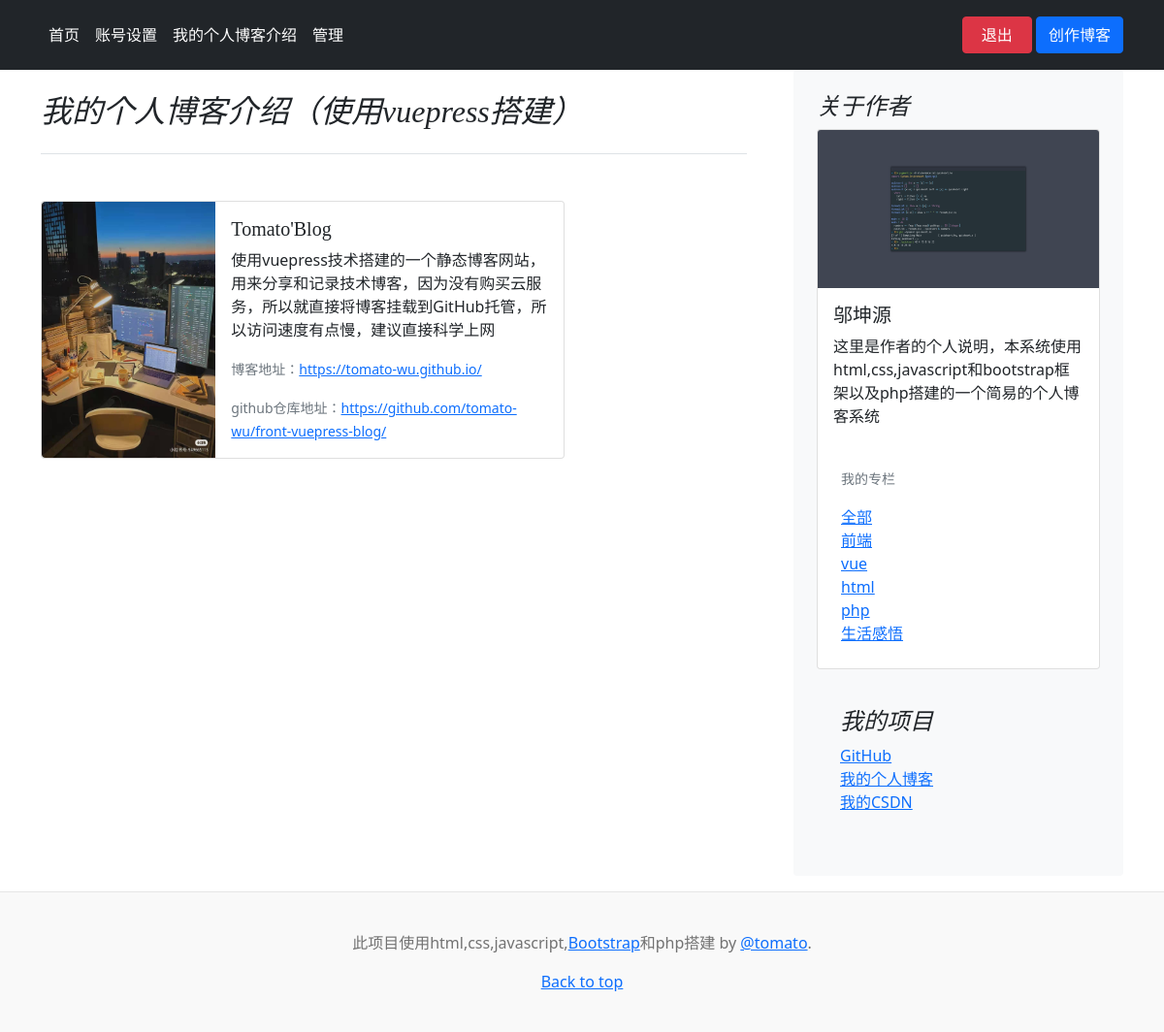
The page /BlogHomePage/BlogHomePage.php?type=TomatoBlog (signed in) on the database its author committed.
### tables this page shows
CREATE TABLE `users` (
  `userName` char(20) NOT NULL,
  `password` char(220) NOT NULL,
  `name` varchar(30) DEFAULT NULL,
  `info` varchar(500) DEFAULT NULL COMMENT '个人简介'
);

CREATE TABLE `blog_type` (
  `type_id` int(20) NOT NULL COMMENT '主键',
  `userName` char(20) DEFAULT NULL COMMENT '作者账号',
  `type` varchar(40) DEFAULT NULL COMMENT '类别'
);

### BlogHomePage/aboutMe.php (the view, shortened to what this page needs)
<div class="col-md-4">
  <div class="position-sticky" style="top: 2rem;">
    <div class="p-4 mb-3 bg-light rounded">
      <h4 class="fst-italic">关于作者</h4>
      <div class="card mb-3">
        <img src="../assets/images/code.png" class="card-img-top" alt="...">
        <div class="card-body">
          <h5 class="card-title"><?php echo $name; ?></h5>
          <p class="card-text"><?php echo $info; ?></p>
        </div>
        <div class="p-4">
          <p class="card-text"><small class="text-muted">我的专栏</small></p>
          <ol class="list-unstyled mb-0">
            <li><a href='./BlogHomePage.php?type=myblog'>全部</a></li>
            <?php
            $sql = "SELECT * FROM blog_type where userName=$userName";
            $result = mysqli_query($conn, $sql);
            while ($row = mysqli_fetch_array($result)) {
              $blogType = $row['type'];
              echo "<li><a href='BlogHomePage.php?blogType=$blogType'>$blogType</a></li>";
            }
            ?>
          </ol>
        </div>
      </div>
      <div class="p-4">
        <h4 class="fst-italic">我的项目</h4>
        <ol class="list-unstyled">
          <li><a href="https://github.com/tomato-wu" target="_blank">GitHub</a></li>
          <li><a href="https://tomato-wu.github.io/" target="_blank">我的个人博客</a></li>
          <li><a href="https://blog.csdn.net/weixin_45644335?spm=1000.2115.3001.5343" target="_blank">我的CSDN</a></li>
        </ol>
      </div>
    </div>
  </div>
</div>

### BlogHomePage/blog.css (style rules this page uses)
h1, h2, h3, h4, h5, h6 { font-family: "Playfair Display", Georgia, "Times New Roman", serif; }

### rows shown on the page
users: name "邬坤源", info "这里是作者的个人说明，本系统使用html,css,javascript和bootstrap框架以及php搭建的一个简易的个人博客系统"
blog_type: type "前端"
blog_type: type "vue"
blog_type: type "html"
blog_type: type "php"
blog_type: type "生活感悟"
